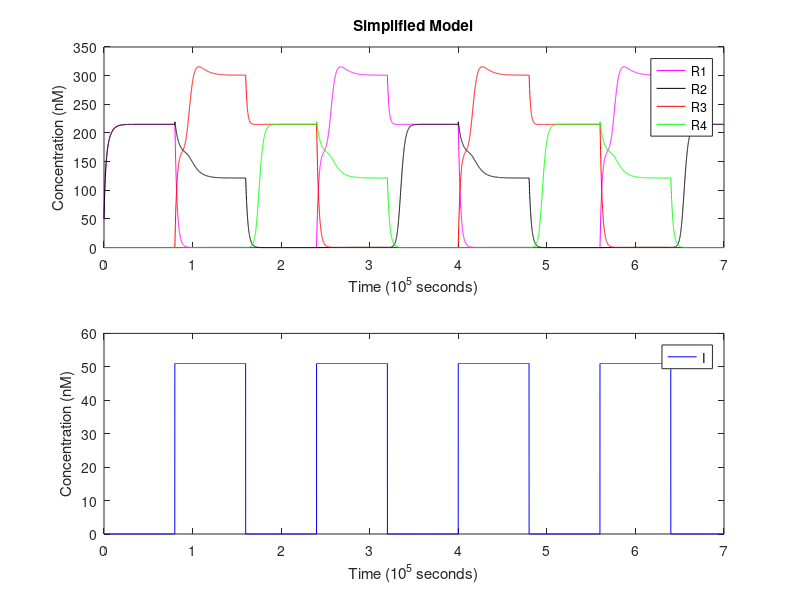

Write MATLAB code to recreate this figure.
% ============================== OCTAVE SETUP ==================================
    clear;
    format long;


% ========================== MODEL REACTION RATES ==============================

    Kt = 6e-4;     % translation rate (1/s)
    Kd_m = 2.5e-3; % mRNA degradation rate (1/s)
    Kd_p = 4e-4;   % protein degradation rate (1/s)
    N = 1.3;       % Hill coefficient (scalar)
    Ka = 2e-8;     % Hill activation constant (M)
    Kr = 6e-10;    % Hill repression constant (M)
    Kb = 4e-10;    % maximum/unrepressed transcription rate (M/s)


% ============================ INPUT PARAMETERS ================================

    % time settings
    dt = 60;                     % 1 minute timesteps
    simulation = 0 : dt : 7.0e5; % simulation length control

    % input vector
    Is = zeros(1, length(simulation)); % square wave generated during simulation

    % initial state concentrations (M)
    R1 = R2 = 50e-9;
    R3 = R4 = 0e-9;


% =============================== SIMULATION ===================================

    % preallocate arrays to store concentrations over time
    R1s = zeros(1, length(simulation));
    R2s = zeros(1, length(simulation));
    R3s = zeros(1, length(simulation));
    R4s = zeros(1, length(simulation));

    % precompute loop invariants and reduced coefficients
    transcription = Kt * Kb / Kd_m;
    Kan = Ka ^ N;
    Krn = Kr ^ N;

    % abstractions for activation & repression Hill-function
    % these consider K^n is being passed in already precomputed
    function y = Ha(X, n, Kn)
        Xn = X^n;
        y = Xn / (Kn + Xn);
    endfunction
    function y = Hr(X, n, Kn)
        y = 1 / (1 + (X^n / Kn));
    endfunction

    % actual simulation
    for t = 1 : length(simulation)

        % store current state
        R1s(t) = R1;
        R2s(t) = R2;
        R3s(t) = R3;
        R4s(t) = R4;

        % square wave input
        if mod(t*dt, 160000) > 80000
            Is(t) = 51e-9;
        else
            Is(t) = 0.0;
        endif

        % common subexpression optimization (used below)
        HaI = Ha(Is(t), N, Kan);
        HrR1 = Hr(R1, N, Krn);
        HrR2 = Hr(R2, N, Krn);
        HrR3 = Hr(R3, N, Krn);
        HrR4 = Hr(R4, N, Krn);

        % compute variation
        dR1dt = transcription * (HaI*HrR2 + HrR3) - Kd_p*R1;
        dR2dt = transcription * (HaI*HrR4 + HrR3*HrR4) - Kd_p*R2;
        dR3dt = transcription * (HaI*HrR4 + HrR1) - Kd_p*R3;
        dR4dt = transcription * (HaI*HrR2 + HrR1*HrR2) - Kd_p*R4;

        % apply state changes
        R1 += dR1dt * dt;
        R2 += dR2dt * dt;
        R3 += dR3dt * dt;
        R4 += dR4dt * dt;

    endfor


% ================================ RESULTS =====================================

    figure;
    hold on;

    % scale data for easier visualization
    timescale = 1e5;
    quantscale = 1e-9;
    simulation /= timescale;
    Is  /= quantscale;
    R1s /= quantscale;
    R2s /= quantscale;
    R3s /= quantscale;
    R4s /= quantscale;

    % model subplot
    subplot(2, 1, 1);
    plot(simulation,R1s,'-m;R1;', simulation,R2s,'-k;R2;', simulation,R3s,'-r;R3;', simulation,R4s,'-g;R4;');
    xlabel("Time (10^5 seconds)");
    ylabel("Concentration (nM)");
    title("Simplified Model");

    % input subplot
    subplot(2, 1, 2);
    plot(simulation, Is, 'b;I;');
    xlabel("Time (10^5 seconds)");
    ylabel("Concentration (nM)");

    hold off;
    a = input("\nPress enter to exit ");
